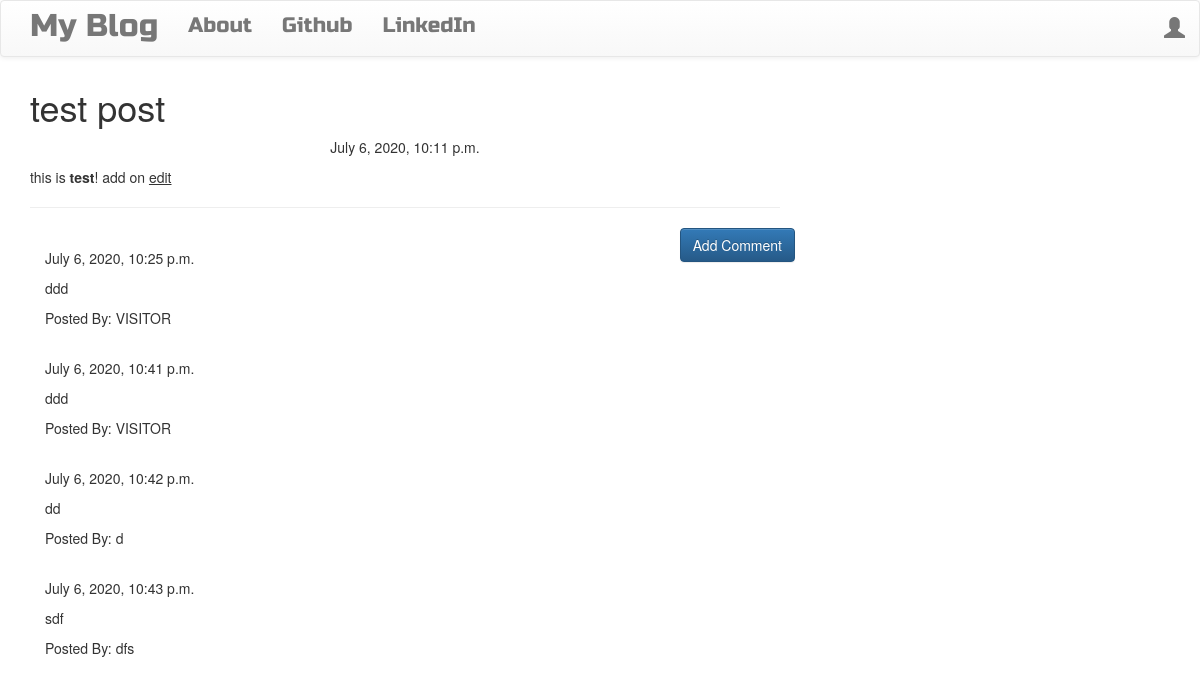
/post/1, run on the app's committed database.
### blog/models.py (models this page shows, shortened)
class Post(models.Model):
    author = models.ForeignKey('auth.User',on_delete=models.CASCADE)
    title = models.CharField(max_length=200)
    text = models.TextField()
    created_date = models.DateTimeField(default=timezone.now)
    published_date = models.DateTimeField(blank=True, null=True)

class Comment(models.Model):
    post = models.ForeignKey('blog.Post', related_name='comments',on_delete=models.CASCADE)
    author = models.CharField(max_length=200)
    text = models.TextField()
    created_date = models.DateTimeField(default=timezone.now)
    approved_comment = models.BooleanField(default=False)

### blog/views.py (the view)
# urls.py: url(r'^post/(?P<pk>\d+)$', views.PostDetailView.as_view(), name='post_detail'),
class PostDetailView(DetailView):
    model = Post

### blog/templates/blog/post_detail.html (shortened to what this page needs)
{% extends "blog/base.html" %}
{% block content %}
<h1 class="posttitle loader">
    {{post.title}}
</h1>
{% if post.published_date %}
<div class="date postdate">
    {{post.published_date}}
</div>
{% else %}
<a class="btn btn-default" href="{% url 'post_publish' pk=post.pk %}">Publish</a>
{% endif %}
<p class="postcontent">
    {{post.text|safe|linebreaksbr}}
</p>
<hr>
<a class='btn btn-primary btn-comment' href="{% url 'add_comment_to_post' pk=post.pk %}">Add Comment</a>
<div class="container">
    {% for comment in post.comments.all %}
    <br>
        {% if user.is_authenticated or comment.approved_comment %}
        {{comment.created_date}}
        <p>{{comment.text|safe|linebreaks}}</p>
        <p>Posted By: {{comment.author}}</p>
        {% endif %}
        {% empty %}
        <p>No Comments</p>
    {% endfor %}
</div>
{% endblock %}

### blog/templates/blog/base.html (shortened to what this page needs)
<!DOCTYPE html>
{% load static %}
<html>
    <head>
        <link rel="stylesheet" href="https://maxcdn.bootstrapcdn.com/bootstrap/3.3.7/css/bootstrap.min.css">
        <link rel="stylesheet" href="https://maxcdn.bootstrapcdn.com/bootstrap/3.3.7/css/bootstrap-theme.min.css">
        <link rel="stylesheet" href="//cdn.jsdelivr.net/npm/medium-editor@latest/dist/css/medium-editor.min.css" type="text/css" media="screen" charset="utf-8">
        <link rel="stylesheet" href="{% static 'css/blog.css' %}">
    </head>
    <body>
        <nav class="navbar navbar-default techfont custom-havbar">
            <div class="container">
                <ul class="nav navbar-nav">
                    <li>
                        <a class='navbar-brand bigbrand' href="{% url 'post_list' %}">My Blog</a>
                    </li>
                    <li><a href="{% url 'about' %}">About</a></li>
                    <li><a href="https://www.github.com">Github</a></li>
                    <li><a href="https://www.linkedin.com">LinkedIn</a></li>
                </ul>
                <ul class="nav navbar-nav navbar-right">
                    {% if user.is_authenticated %}
                    <li>
                        <a href="{% url 'post_new' %}">New Post</a>
                    </li>
                    <li>
                        <a href="{% url 'post_draft_list' %}">Drafts</a>
                    </li>
                    <li>
                        <a href="{% url 'logout' %}">Log Out</a>
                    </li>
                    <li>
                        <a>Welcome: {{user.username}}</a>
                    </li>
                    {% else %}
                    <li><a class='nav navbar-right' href="{% url 'login' %}"><span class='glyphicon glyphicon-user'></span></a></li>
                    {% endif %}
                </ul>
            </div>
        </nav>
        <div class="content container">
            <div class="row">
                <div class="col-md-8">
                    <div class="blog_posts">
                        {% block content %}
                        {% endblock %}
                    </div>
                </div>
            </div>
        </div>
    </body>
</html>

### blog/static/css/blog.css (style rules this page uses)
.techfont { font-family: 'Russo One', sans-serif; font-size: 1.5em; margin-bottom: 10px; }
.bigbrand { font-size: 1.5em; }
.loader { filter:hue-rotate(0deg); color:linear-gradient(45deg,#0f8,#08f); animation:hue 10000ms infinite linear; }
.postdate { text-align: center; }
.postcontent { font-family: 'Montserrat'; font-size: 1.5em; }
.btn-comment { position: absolute; right: 0px; }

### data on the page
Post: title "test post", published_date "July 6, 2020, 10:11 p.m.", text "this is test ! add on edit"
Comment: created_date "July 6, 2020, 10:25 p.m.", text "ddd", author "VISITOR"
Comment: created_date "July 6, 2020, 10:41 p.m.", text "ddd", author "VISITOR"
Comment: created_date "July 6, 2020, 10:42 p.m.", text "dd", author "d"
Comment: created_date "July 6, 2020, 10:43 p.m.", text "sdf", author "dfs"
